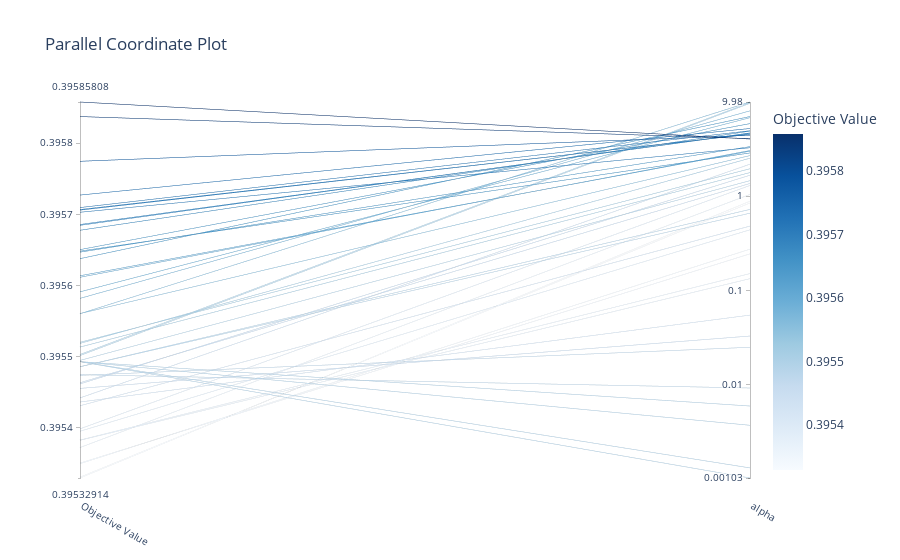

Notebook code for this chart:
### Code cell
visualizations['parallel_coordinate']
